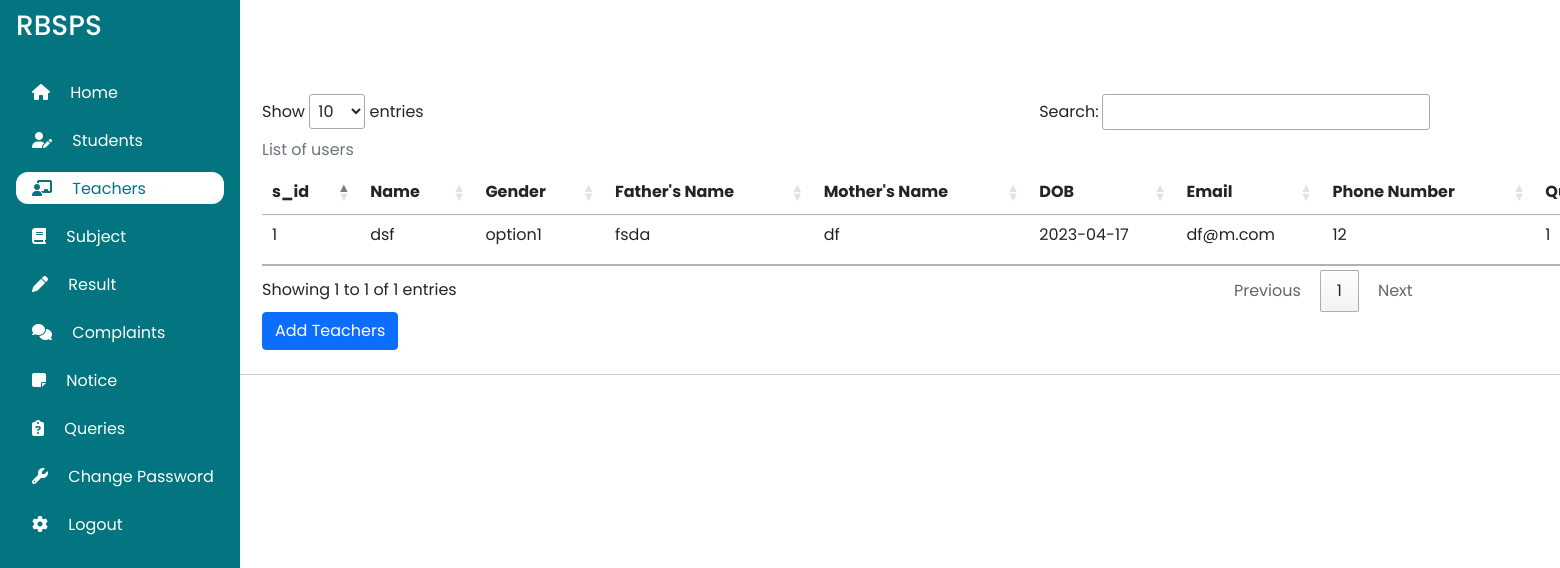
The page /admin/manageTeacher.php on the database its author committed.
### tables this page shows
CREATE TABLE `teacher` (
  `sid` int(11) NOT NULL,
  `username` varchar(100) NOT NULL,
  `ph` int(15) NOT NULL,
  `name` varchar(100) NOT NULL,
  `gender` varchar(10) NOT NULL,
  `fname` varchar(100) NOT NULL,
  `mname` varchar(100) NOT NULL,
  `dob` date NOT NULL,
  `email` varchar(100) NOT NULL,
  `qual` varchar(100) NOT NULL,
  `lastname` varchar(100) NOT NULL,
  `address` text NOT NULL,
  `pass` varchar(260) NOT NULL,
  `path` varchar(500) NOT NULL
);

### admin/manageTeacher.php (the view, shortened to what this page needs)
<?php
require '../connection.php';
?>
<!DOCTYPE html>
<html lang="en">
<head>
    <link rel="stylesheet" href="style.css">
    <link rel="stylesheet" href="//cdn.datatables.net/1.11.5/css/jquery.dataTables.min.css">
    <link rel="stylesheet" href="//cdn.datatables.net/1.12.1/css/jquery.dataTables.min.css">
    <link href="https://cdn.jsdelivr.net/npm/bootstrap@5.1.3/dist/css/bootstrap.min.css" rel="stylesheet">
</head>
<body>
    <div class="sidebar">
        <div class="sidebar-header">
            <h3 class="brand">
                <span>RBSPS</span>
            </h3>
        </div>
        <div class="sidebar-menu">
            <ul style="text-decoration: none; list-style: none; ">
                <li>
                    <a href="index.php">
                        <i class="fa-sharp fa-solid fa-house"></i>
                        <span>Home</span>
                    </a>
                </li>
                <li>
                    <a href="manageStudent.php">
                        <i class="fa-solid fa-user-pen"></i>
                        <span>Students</span>
                    </a>
                </li>
                <li class="active">
                    <a href="#">
                        <i class="fa-solid fa-chalkboard-user"></i>
                        <span>Teachers</span>
                    </a>
                </li>
                <li>
                    <a href="manageSubject.php">
                        <i class="fa fa-book"></i>
                        <span>Subject</span>
                    </a>
                </li>
                <li>
                    <a href="editResult.php">
                        <i class="fa-solid fa-pen"></i>
                        <span>Result</span>
                    </a>
                </li>
                <li>
                    <a href="viewComplaints.php">
                        <i class="fa-solid fa-comments"></i>
                        <span>Complaints</span>
                    </a>
                </li>
                <li>
                    <a href="manageNotice.php">
                        <i class="fa fa-sticky-note"></i>
                        <span>Notice</span>
                    </a>
                </li>
                <li>
                    <a href="manageQuery.php">
                        <i class="fa-solid fa-clipboard-question"></i>
                        <span>Queries</span>
                    </a>
                </li>
                <li>
                    <a href="changePassword.php">
                        <i class="fa-solid fa-wrench"></i>
                        <span>Change Password</span>
                    </a>
                </li>
                <li>
                    <a href="logout.php">
                        <i class="fa-solid fa-gear"></i>
                        <span>Logout</span>
                    </a>
                </li>
            </ul>
        </div>
    </div>
    <div class="table-cont" style="width: 55%;
   margin-left: 250px;
    padding-top: 70px;">
        <div class="container my-4">
            <table class="table table-hover caption-top" id="myTable" style="width:140%">
                <caption>List of users</caption>
                <thead>
                    <tr>
                        <th scope="col">s_id</th>
                        <th scope="col">Name</th>
                        <th scope="col">Gender</th>
                        <th scope="col">Father's Name</th>
                        <th scope="col">Mother's Name</th>
                        <th scope="col">DOB</th>
                        <th scope="col">Email</th>
                        <th scope="col">Phone Number</th>
                        <th scope="col">Qualification</th>
                    </tr>
                </thead>
                <tbody>
                <?php
                    $sql = "SELECT * FROM `teacher`";
                    $result = mysqli_query($conn, $sql);
                    $sno = 0;
                    while ($row = mysqli_fetch_assoc($result)) {
                            $sno +=1;
                        echo "
                        <tr>
                            <td scope='row'>" . $sno . "</td>
                            <td scope='row'>" . $row['name'] . "</td>
                            <td scope='row'>" . $row['gender'] . "</td>
                            <td scope='row'>" . $row['fname'] . "</td>
                            <td scope='row'>" . $row['mname'] . "</td>
                            <td scope='row'>" . $row['dob'] . "</td>
                            <td scope='row'>" . $row['email'] . "</td>
                            <td scope='row'>" . $row['ph'] . "</td>
                            <td scope='row'>" . $row['qual'] . "</td>
                            <td style='display: flex; justify-content: space-evenly;'>
                            <a href = 'updateTeacher.php?username=".$row['username']."'><button class='edit btn btn-sm btn-primary' >Edit</button>  </a> <hr>
                            <form action='delTeacher.php?username=".$row['username']."' method='post'>
                            <button class='delete btn btn-sm btn-primary' id=d" . $row['username'] . ">Delete</button>
</form>
                            </td>
                        </tr>";
                    }
                    ?>                </tbody>
            </table>
            <button  type="button" class="btn btn-primary"><a href="addTeacher.php" style="list-style: none; color: white; text-decoration: none;">Add Teachers</a></button>
        </div>
    </div>
    <hr style=" width:140%;">
</body>
</html>

### admin/style.css (style rules this page uses)
:root { --main-color: #027581; --color-dark: #1d2231; --text-grey: #8390A2; }
* { font-family: 'Poppins',sans-serif; margin: 0; padding: 0; text-decoration: none; list-style-type: none; box-sizing: border-box; }
.sidebar { height: 100%; width: 240px; position: fixed; left:0; top: 0; z-index: 100; background: var(--main-color ); color:#fff; overflow-y: auto; transition: width 500ms; }
.sidebar-header { display: flex; justify-content: space-between; align-items: center; height: 60px; padding: 0rem 1rem; }
.sidebar-menu { padding: 1rem; }
.sidebar li { margin-bottom: 1rem; }
.sidebar a { color: #fff; font-size: 1rem; }
.active { background-color:#fff; border-radius: 12px; }
.active a { color:#027581; }
.sidebar a i:first-child { padding: 0.5rem 1rem; }

### admin/manageTeacher.php (style rules this page uses)
.sidebar ul { padding-left: 0; }
.sidebar a { text-decoration: none; }

### rows shown on the page
teacher: name "dsf", gender "option1", fname "fsda", mname "df", dob "2023-04-17", email "df@m.com", ph "12", qual "1"
